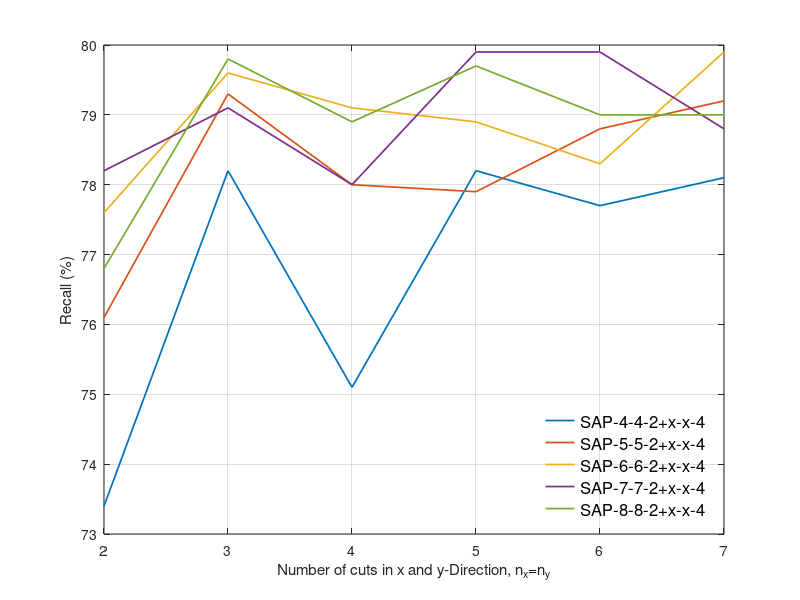

Recreate this plot in MATLAB.
polyOrder = 2;
polyOrder2 = 4;
minLinesX2 = 2;
maxLinesX2 = 7;
recall_sapxx2yy4 = [73.4	78.2    75.1    78.2	77.7	78.1;  % SAP-4-4-2
			 76.1	79.3	78.0	77.9	78.8	79.2;  % SAP-5-5-2
			 77.6	79.6	79.1	78.9	78.3	79.9;  % SAP-6-6-2
			 78.2	79.1	78.0	79.9	79.9	78.8;  % SAP-7-7-2
			 76.8	79.8	78.9	79.7	79.0	79.0]; % SAP-8-8-2
         

figure(1)
set(gca, 'FontSize', 12)
plot(minLinesX2:maxLinesX2, recall_sapxx2yy4, 'LineWidth', 1.25)
grid
xlabel('Number of cuts in x and y-Direction, n_x=n_y')
ylabel('Recall (%)')
l__ = legend(['SAP-4-4-', num2str(polyOrder), '+x-x-', num2str(polyOrder2)], ['SAP-5-5-', num2str(polyOrder), '+x-x-', num2str(polyOrder2)], ['SAP-6-6-', num2str(polyOrder), '+x-x-', num2str(polyOrder2)], ['SAP-7-7-', num2str(polyOrder), '+x-x-', num2str(polyOrder2)], ['SAP-8-8-', num2str(polyOrder), '+x-x-', num2str(polyOrder2)], 'Location', 'SouthEast');    % b
set(l__, 'Box', 'off')
set(l__, 'FontSize', 12)